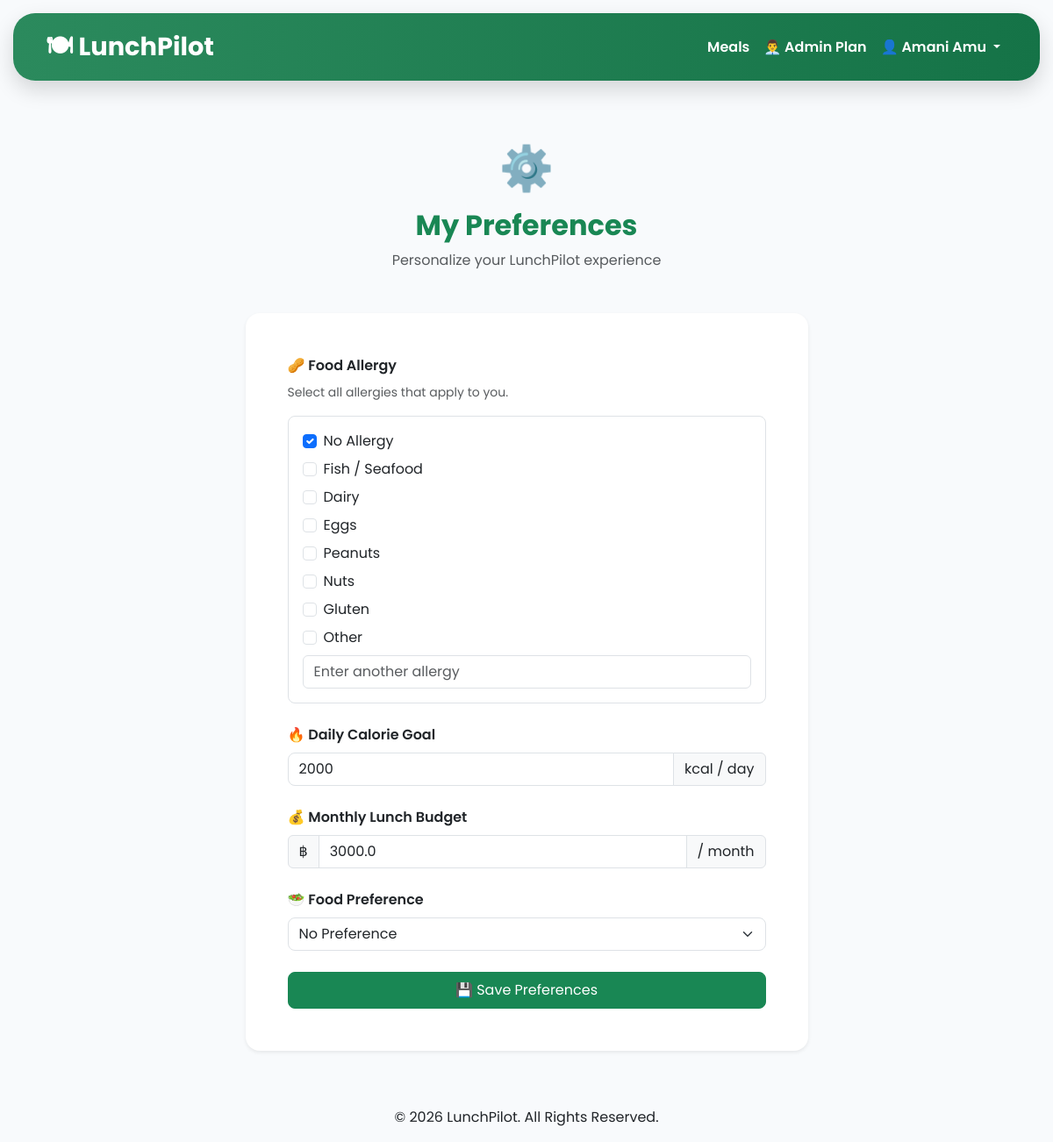
Screenshot of /my-preferences (signed in) with the database file from the repository.
### tables this page shows
CREATE TABLE users(

        id INTEGER PRIMARY KEY AUTOINCREMENT,
        fullname TEXT NOT NULL,
        email TEXT UNIQUE NOT NULL,
        password TEXT NOT NULL

    , is_admin INTEGER DEFAULT 0, allergy TEXT DEFAULT 'None', daily_calorie_goal INTEGER DEFAULT 2000, monthly_budget REAL DEFAULT 3000, food_preference TEXT DEFAULT 'No Preference');

### routes/user.py (the view, shortened to what this page needs)
@user.route("/my-preferences", methods=["GET", "POST"])
def my_preferences():
    if "user_id" not in session:
        return redirect(url_for("auth.login"))
    connection = get_connection()
    cursor = connection.cursor()
    cursor.execute("""
        SELECT
            allergy,
            daily_calorie_goal,
            monthly_budget,
            food_preference
        FROM users
        WHERE id = ?
    """, (
        session["user_id"],
    ))
    user_data = cursor.fetchone()
    connection.close()
    allergy = (
        user_data[0]
        if user_data and user_data[0]
        else "None"
    )
    standard_allergies = [
        "Fish/Seafood",
        "Dairy",
        "Eggs",
        "Peanuts",
        "Nuts",
        "Gluten"
    ]
    allergy_other = ""
    return render_template(
        "my_preferences.html",
        allergy=allergy,
        allergy_other=allergy_other,
        daily_calorie_goal=(
            user_data[1]
            if user_data and user_data[1]
            else 2000
        ),
        monthly_budget=(
            user_data[2]
            if user_data and user_data[2] is not None
            else 3000
        ),
        food_preference=(
            user_data[3]
            if user_data and user_data[3]
            else "No Preference"
        )
    )

### database.py (called while the page is built)
def get_connection():
    return sqlite3.connect(DATABASE)

### templates/my_preferences.html (shortened to what this page needs)
{% extends "base.html" %}
{% block content %}
<div class="container py-5">
    <div class="text-center mb-5">
        <div style="font-size:50px;">
            ⚙️
        </div>
        <h2 class="fw-bold text-success mt-2">
            My Preferences
        </h2>
        <p class="text-muted">
            Personalize your LunchPilot experience
        </p>
    </div>
    <div class="row justify-content-center">
        <div class="col-lg-7">
            <div class="card border-0 shadow-sm rounded-4">
                <div class="card-body p-4 p-md-5">
                    <form method="POST">
                        <div class="mb-4">
                            <label class="form-label fw-semibold">
                                🥜 Food Allergy
                            </label>
                            <p class="text-muted small">
                                Select all allergies that apply to you.
                            </p>
                            {% set selected_allergies = allergy.split(",") %}
                            <div class="border rounded-3 p-3">
                                <div class="form-check mb-2">
                                    <input
                                        class="form-check-input"
                                        type="checkbox"
                                        name="allergy"
                                        value="None"
                                        id="allergy_none"
                                        {% if "None" in selected_allergies %}
                                        checked
                                        {% endif %}
                                    >
                                    <label
                                        class="form-check-label"
                                        for="allergy_none">
                                        No Allergy
                                    </label>
                                </div>
                                <div class="form-check mb-2">
                                    <input
                                        class="form-check-input"
                                        type="checkbox"
                                        name="allergy"
                                        value="Fish/Seafood"
                                        id="allergy_fish"
                                    >
                                    <label
                                        class="form-check-label"
                                        for="allergy_fish">
                                        Fish / Seafood
                                    </label>
                                </div>
                                <div class="form-check mb-2">
                                    <input
                                        class="form-check-input"
                                        type="checkbox"
                                        name="allergy"
                                        value="Dairy"
                                        id="allergy_dairy"
                                    >
                                    <label
                                        class="form-check-label"
                                        for="allergy_dairy">
                                        Dairy
                                    </label>
                                </div>
                                <div class="form-check mb-2">
                                    <input
                                        class="form-check-input"
                                        type="checkbox"
                                        name="allergy"
                                        value="Eggs"
                                        id="allergy_eggs"
                                    >
                                    <label
                                        class="form-check-label"
                                        for="allergy_eggs">
                                        Eggs
                                    </label>
                                </div>
                                <div class="form-check mb-2">
                                    <input
                                        class="form-check-input"
                                        type="checkbox"
                                        name="allergy"
                                        value="Peanuts"
                                        id="allergy_peanuts"
                                    >
                                    <label
                                        class="form-check-label"
                                        for="allergy_peanuts">
                                        Peanuts
                                    </label>
                                </div>
                                <div class="form-check mb-2">
                                    <input
                                        class="form-check-input"
                                        type="checkbox"
                                        name="allergy"
                                        value="Nuts"
                                        id="allergy_nuts"
                                    >
                                    <label
                                        class="form-check-label"
                                        for="allergy_nuts">
                                        Nuts
                                    </label>
                                </div>
                                <div class="form-check mb-2">
                                    <input
                                        class="form-check-input"
                                        type="checkbox"
                                        name="allergy"
                                        value="Gluten"
                                        id="allergy_gluten"
                                    >
                                    <label
                                        class="form-check-label"
                                        for="allergy_gluten">
                                        Gluten
                                    </label>
                                </div>
                                <div class="form-check mb-2">
                                    <input
                                        class="form-check-input"
                                        type="checkbox"
                                        name="has_other_allergy"
                                        value="yes"
                                        id="has_other_allergy"
                                    >
                                    <label
                                        class="form-check-label"
                                        for="has_other_allergy">
                                        Other
                                    </label>
                                </div>
                                <input
                                    type="text"
                                    name="allergy_other"
                                    class="form-control mt-2"
                                    placeholder="Enter another allergy"
                                    value="{{ allergy_other }}"
                                >
                            </div>
                        </div>
                        <div class="mb-4">
                            <label class="form-label fw-semibold">
                                🔥 Daily Calorie Goal
                            </label>
                            <div class="input-group">
                                <input
                                    type="number"
                                    name="daily_calorie_goal"
                                    class="form-control rounded-start-3"
                                    value="{{ daily_calorie_goal }}"
                                    min="1"
                                    required
                                >
                                <span class="input-group-text">
                                    kcal / day
                                </span>
                            </div>
                        </div>
                        <div class="mb-4">
                            <label class="form-label fw-semibold">
                                💰 Monthly Lunch Budget
                            </label>
                            <div class="input-group">
                                <span class="input-group-text">
                                    ฿
                                </span>
                                <input
                                    type="number"
                                    name="monthly_budget"
                                    class="form-control"
                                    value="{{ monthly_budget }}"
                                    min="0"
                                    step="0.01"
                                    required
                                >
                                <span class="input-group-text">
                                    / month
                                </span>
                            </div>
                        </div>
                        <div class="mb-4">
                            <label class="form-label fw-semibold">
                                🥗 Food Preference
                            </label>
                            <select
                                name="food_preference"
                                class="form-select rounded-3"
                            >
                                <option
                                    value="No Preference"
                                    {% if food_preference == "No Preference" %}
                                    selected
                                    {% endif %}
                                >
                                    No Preference
                                </option>
                            </select>
                        </div>
                        <button
                            type="submit"
                            class="btn btn-success w-100 rounded-3 py-2"
                        >
                            💾 Save Preferences
                        </button>
                    </form>
                </div>
            </div>
        </div>
    </div>
</div>
{% endblock %}

### templates/base.html (shortened to what this page needs)
<!DOCTYPE html>
<html lang="en">
<head>
    <link href="https://cdn.jsdelivr.net/npm/bootstrap@5.3.7/dist/css/bootstrap.min.css"
          rel="stylesheet">
    <link rel="stylesheet"
          href="{{ url_for('static', filename='css/style.css') }}">
    <link rel="stylesheet"
        href="https://cdn.jsdelivr.net/npm/bootstrap-icons@1.11.3/font/bootstrap-icons.min.css">
</head>
<body>
    <nav class="navbar navbar-expand-lg lunchpilot-navbar">
        <div class="container">
            <a class="navbar-brand fw-bold"
               href="/">
                🍽 LunchPilot
            </a>
            <div class="collapse navbar-collapse"
                 id="navbarNav">
                <ul class="navbar-nav ms-auto">
                    {% if session.get("is_admin") == 1 %}
                    <li class="nav-item">
                        <a class="nav-link"
                           href="/meals">
                            Meals
                         </a>
                      </li>
                    <li class="nav-item">
                        <a class="nav-link"
                           href="{{ url_for('admin.admin_plan') }}">
                            👨‍💼 Admin Plan
                        </a>
                    </li>
                    <li class="nav-item dropdown">
                        <a class="nav-link dropdown-toggle"
                           href="#"
                           id="adminDropdown"
                           role="button"
                           data-bs-toggle="dropdown"
                           aria-expanded="false">
                            👤 {{ session.get("fullname") }}
                        </a>
                    </li>
                    {% endif %}
                </ul>
            </div>
        </div>
    </nav>
    <main>
        {% block content %}
        {% endblock %}
    </main>
    <footer class="text-center py-3">
        <p class="mb-0">
            © 2026 LunchPilot. All Rights Reserved.
        </p>
    </footer>
</body>
</html>

### static/css/style.css (style rules this page uses)
body { font-family: 'Poppins', sans-serif; background-color: #f8fafc; color: #212529; margin: 0; padding: 0; }
.navbar { background: linear-gradient( 90deg, #2b8a5d, #157347 ) !important; border-radius: 25px; margin: 15px; padding: 12px 25px; box-shadow: 0 10px 25px rgba(0,0,0,0.15); }
.navbar .nav-link { color: white !important; font-weight: 600; padding: 12px 20px; border-radius: 18px; transition: all 0.3s ease; }
.navbar-brand { color: white !important; font-size: 1.8rem; font-weight: 700; }
.navbar .dropdown-toggle { color: white !important; font-weight: 600; }

### rows the page displays
users: get "Amani Amu", daily_calorie_goal "2000", monthly_budget "3000.0", food_preference "No Preference"
